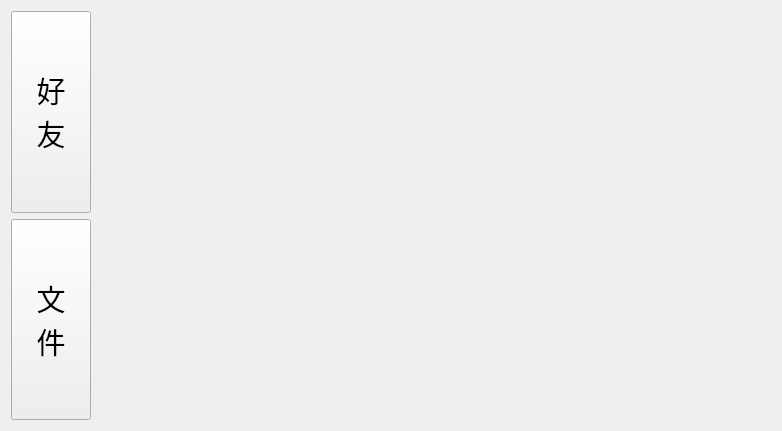
<?xml version="1.0" encoding="UTF-8"?>
<ui version="4.0">
 <class>Index</class>
 <widget class="QWidget" name="Index">
  <property name="geometry">
   <rect>
    <x>0</x>
    <y>0</y>
    <width>782</width>
    <height>431</height>
   </rect>
  </property>
  <property name="windowTitle">
   <string>首页</string>
  </property>
  <property name="windowIcon">
   <iconset>
    <normaloff>../../../../Pointer/Lesson/Qt/云盘.png</normaloff>../../../../Pointer/Lesson/Qt/云盘.png</iconset>
  </property>
  <layout class="QHBoxLayout" name="horizontalLayout">
   <item>
    <layout class="QVBoxLayout" name="verticalLayout">
     <item>
      <widget class="QPushButton" name="friend_PB">
       <property name="sizePolicy">
        <sizepolicy hsizetype="Minimum" vsizetype="Expanding">
         <horstretch>0</horstretch>
         <verstretch>0</verstretch>
        </sizepolicy>
       </property>
       <property name="font">
        <font>
         <family>Agency FB</family>
         <pointsize>22</pointsize>
        </font>
       </property>
       <property name="text">
        <string>好
友</string>
       </property>
      </widget>
     </item>
     <item>
      <widget class="QPushButton" name="file_PB">
       <property name="sizePolicy">
        <sizepolicy hsizetype="Minimum" vsizetype="Expanding">
         <horstretch>0</horstretch>
         <verstretch>0</verstretch>
        </sizepolicy>
       </property>
       <property name="font">
        <font>
         <family>Agency FB</family>
         <pointsize>22</pointsize>
        </font>
       </property>
       <property name="text">
        <string>文
件</string>
       </property>
      </widget>
     </item>
    </layout>
   </item>
   <item>
    <widget class="QStackedWidget" name="stackedWidget">
     <widget class="Friend" name="friendPage"/>
     <widget class="File" name="filePage"/>
    </widget>
   </item>
  </layout>
 </widget>
 <customwidgets>
  <customwidget>
   <class>Friend</class>
   <extends>QWidget</extends>
   <header>friend.h</header>
   <container>1</container>
  </customwidget>
  <customwidget>
   <class>File</class>
   <extends>QWidget</extends>
   <header>file.h</header>
   <container>1</container>
  </customwidget>
 </customwidgets>
 <resources/>
 <connections/>
</ui>
